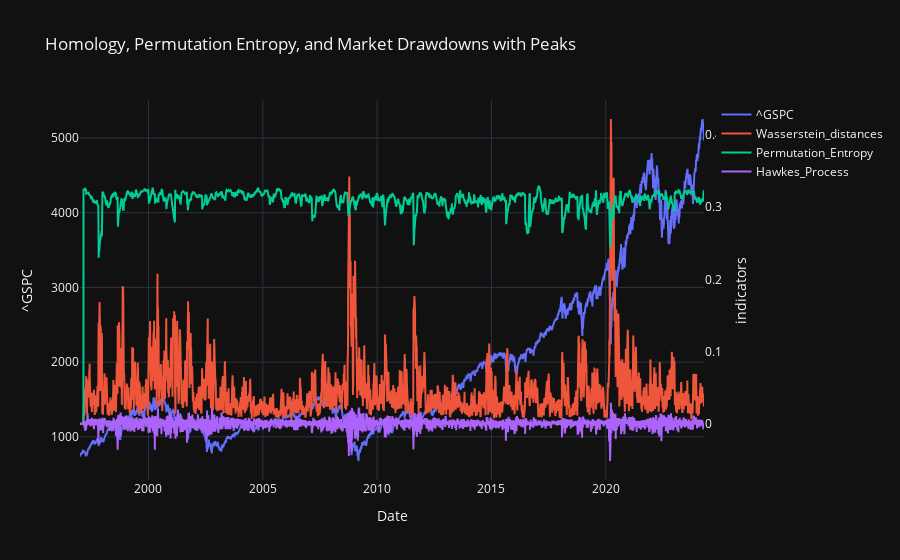

The notebook cell this image was saved under:
### Markdown cell above
## Visualize indicators

### Code cell
fig = go.Figure()

fig.add_trace(
    go.Scatter(
        x = df['Date'], 
        y = df['^GSPC'], 
        name='^GSPC', 
        yaxis='y1', 
        mode = 'lines'
    )
)

indicators = [
    'Wasserstein_distances',
    'Permutation_Entropy',
    'Hawkes_Process'
]
for col in indicators:
    
    fig.add_trace(
        go.Scatter(
            x = df['Date'], 
            y = df[col], 
            name = col, 
            yaxis = 'y2', 
            mode = 'lines'
        )
    )



fig.update_layout(
    title='Homology, Permutation Entropy, and Market Drawdowns with Peaks',
    xaxis=dict(title='Date'),
    yaxis=dict(
        title='^GSPC',
        side='left',
        showgrid=True
    ),
    yaxis2=dict(
        title='indicators',
        side='right',
        overlaying='y',
        showgrid=False
    ),
)

### Figure 1 — Plotly figure (JSON) as saved in the notebook; plotly's stock layout.template omitted (floating-point values rounded to 4 significant figures; data arrays with more than 128 entries replaced by an {"elided": "..."} marker saying what was removed)
{"data": [{"mode": "lines", "name": "^GSPC", "type": "scatter", "x": {"elided": "6870 str values"}, "y": {"elided": "6870 float values"}, "yaxis": "y"}, {"mode": "lines", "name": "Wasserstein_distances", "type": "scatter", "x": {"elided": "6870 str values"}, "y": {"elided": "6870 float values"}, "yaxis": "y2"}, {"mode": "lines", "name": "Permutation_Entropy", "type": "scatter", "x": {"elided": "6870 str values"}, "y": {"elided": "6870 float values"}, "yaxis": "y2"}, {"mode": "lines", "name": "Hawkes_Process", "type": "scatter", "x": {"elided": "6870 str values"}, "y": {"elided": "6870 float values"}, "yaxis": "y2"}], "layout": {"title": {"text": "Homology, Permutation Entropy, and Market Drawdowns with Peaks"}, "xaxis": {"title": {"text": "Date"}}, "yaxis": {"showgrid": true, "side": "left", "title": {"text": "^GSPC"}}, "yaxis2": {"overlaying": "y", "showgrid": false, "side": "right", "title": {"text": "indicators"}}}}
